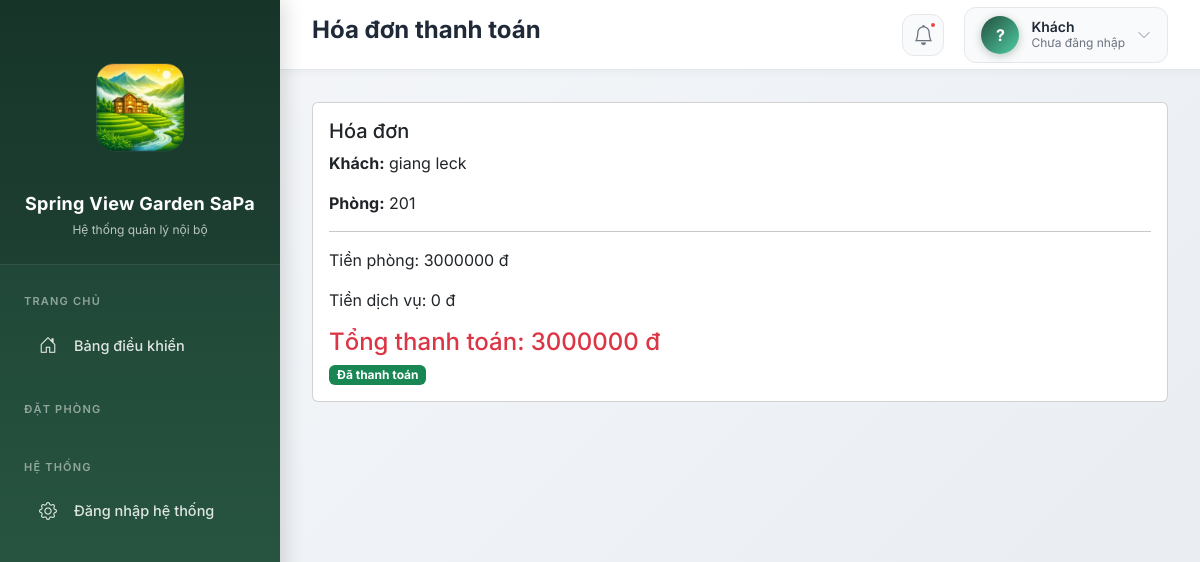
The page /hoa-don/3/ on the database its author committed.
### hoa_don/models.py (models this page shows, shortened)
class HoaDon(models.Model):
    TRANG_THAI_CHOICES = [
        ('chua_tt', 'Chưa thanh toán'),
        ('da_tt', 'Đã thanh toán'),
    ]
    dat_phong = models.OneToOneField(
        DatPhong,
        on_delete=models.CASCADE,
        related_name='hoa_don',
        verbose_name="Đặt phòng"
    )
    tien_phong = models.PositiveIntegerField(default=0)
    tien_dich_vu = models.PositiveIntegerField(default=0)
    tong_tien = models.PositiveIntegerField(default=0)
    trang_thai = models.CharField(
        max_length=10,
        choices=TRANG_THAI_CHOICES,
        default='chua_tt'
    )
    thoi_diem_tao = models.DateTimeField(auto_now_add=True)

### dat_phong/models.py (models this page shows, shortened)
class DatPhong(models.Model):
    LOAI_KHACH_CHOICES = [
        ('vang_lai', 'Vãng lai'),
        ('tour', 'Khách tour đoàn'),
        ('booking', 'Booking'),
        ('agoda', 'Agoda'),
        ('traveloka', 'Traveloka'),
    ]
    ma_khach = models.CharField(
        max_length=10,
        unique=True,
        editable=False,
        null=True,
        blank=True,
        verbose_name="Mã khách"
    )
    phong = models.ForeignKey(
        Phong,
        on_delete=models.PROTECT,
        verbose_name="Phòng"
    )
    ten_khach = models.CharField(
        max_length=100,
        verbose_name="Tên khách"
    )
    loai_khach = models.CharField(
        max_length=20,
        choices=LOAI_KHACH_CHOICES,
        verbose_name="Loại khách"
    )
    ngay_nhan = models.DateField(
        verbose_name="Ngày nhận phòng"
    )
    ngay_tra_du_kien = models.DateField(
        verbose_name="Ngày trả dự kiến"
    )
    ngay_tra = models.DateField(
        null=True,
        blank=True,
        verbose_name="Ngày trả phòng"
    )
    dang_o = models.BooleanField(
        default=True,
        verbose_name="Đang ở"
    )
    class Meta:
        ordering = ['-dang_o', '-ngay_nhan']

### khach_san/models.py (models this page shows, shortened)
class Phong(models.Model):
    TRANG_THAI_CHOICES = [
        ('trong', 'Trống'),
        ('dang_thue', 'Đang thuê'),
        ('dang_bao_tri', 'Đang bảo trì'),
    ]
    ma_phong = models.CharField(max_length=10, unique=True)
    loai_phong = models.ForeignKey(LoaiPhong, on_delete=models.PROTECT)
    trang_thai = models.CharField(
        max_length=20,
        choices=TRANG_THAI_CHOICES,
        default='trong'
    )

### hoa_don/views.py (the view)
# urls.py: path('<int:dat_phong_id>/', views.chi_tiet_hoa_don, name='chi_tiet'),
def chi_tiet_hoa_don(request, dat_phong_id):
    hoa_don = get_object_or_404(HoaDon, dat_phong_id=dat_phong_id)
    return render(request, 'hoa_don/chi_tiet_hoa_don.html', {
        'hoa_don': hoa_don
    })

### templates/hoa_don/chi_tiet_hoa_don.html (shortened to what this page needs)
{% extends "base.html" %}
{% block page_title %}Hóa đơn thanh toán{% endblock %}
{% block content %}
<div class="card">
  <div class="card-body">
    <h5>Hóa đơn</h5>
    <p><strong>Khách:</strong> {{ hoa_don.dat_phong.ten_khach }}</p>
    <p><strong>Phòng:</strong> {{ hoa_don.dat_phong.phong.ma_phong }}</p>
    <hr>
    <p>Tiền phòng: {{ hoa_don.tien_phong }} đ</p>
    <p>Tiền dịch vụ: {{ hoa_don.tien_dich_vu }} đ</p>
    <h4 class="text-danger">
      Tổng thanh toán: {{ hoa_don.tong_tien }} đ
    </h4>
    {% if hoa_don.trang_thai == 'chua_tt' %}
      <span class="badge bg-warning">Chưa thanh toán</span>
    {% else %}
      <span class="badge bg-success">Đã thanh toán</span>
    {% endif %}
  </div>
</div>
{% endblock %}

### templates/base.html (style rules this page uses)
body { box-sizing: border-box; }
* { margin: 0; padding: 0; box-sizing: border-box; }
html, body { height: 100%; width: 100%; font-family: 'Inter', -apple-system, BlinkMacSystemFont, sans-serif; }
body { background: linear-gradient(135deg, #f5f7fa 0%, #e8ecf1 100%); overflow-x: hidden; }

### rows shown on the page
HoaDon: dat_phong.ten_khach "giang leck", dat_phong.phong.ma_phong "201", tien_phong "3000000", tien_dich_vu "0", tong_tien "3000000"
